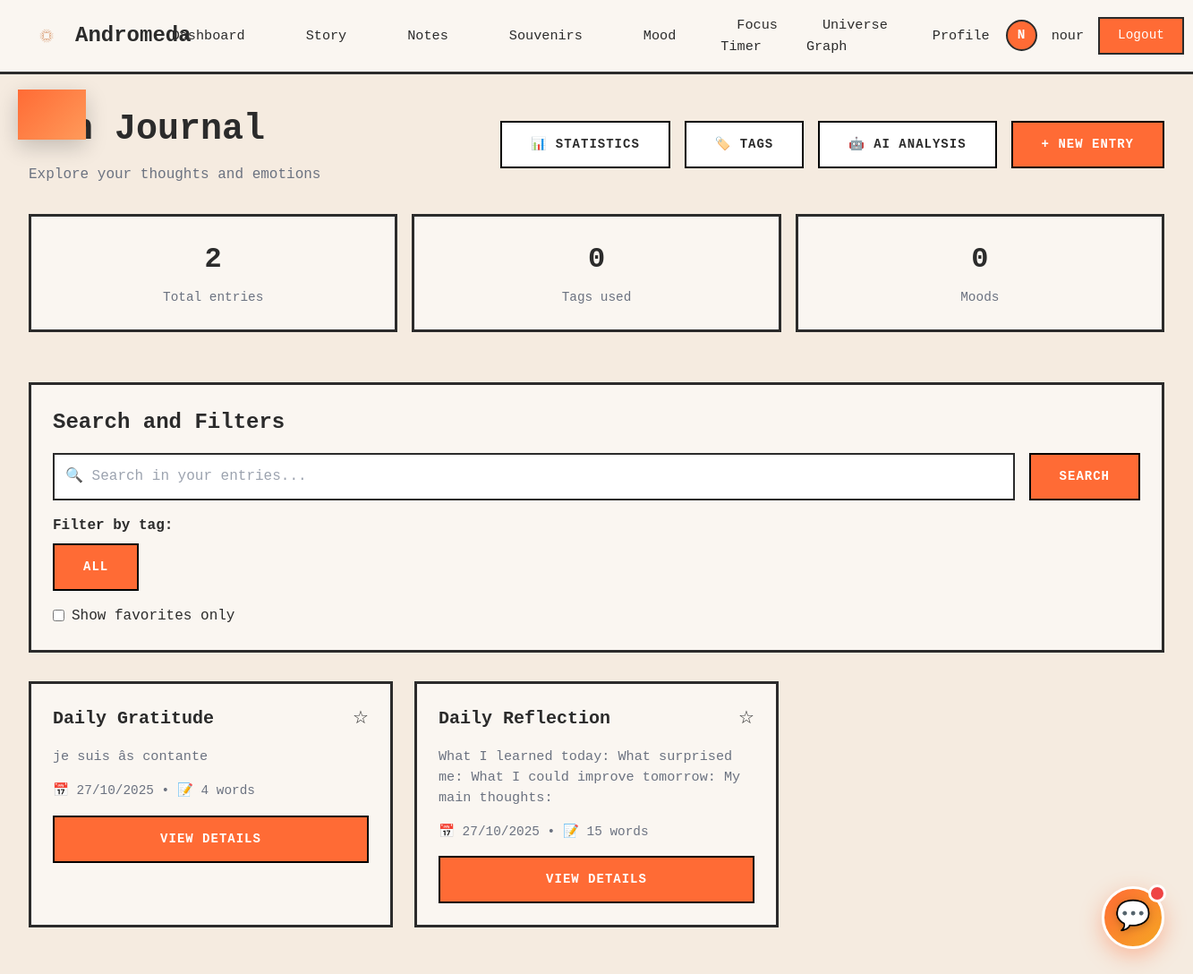
Page /journal/ (signed in) on the committed database.
### core/models.py (models this page shows, shortened)
class User(AbstractUser):
    avatar_url = models.URLField(blank=True, null=True)
    groups = models.ManyToManyField(
        'auth.Group',
        verbose_name='groups',
        blank=True,
        help_text='The groups this user belongs to.',
        related_name='core_users',
        related_query_name='core_user',
    )
    user_permissions = models.ManyToManyField(
        'auth.Permission',
        verbose_name='user permissions',
        blank=True,
        help_text='Specific permissions for this user.',
        related_name='core_users',
        related_query_name='core_user',
    )

class EntreeJournal(models.Model):
    utilisateur = models.ForeignKey('User', on_delete=models.CASCADE, related_name='entrees_journal')
    titre = models.CharField(max_length=200, help_text="Entry title")
    contenu_texte = models.TextField(help_text="Entry content")
    lieu = models.CharField(max_length=200, blank=True, default='', help_text="Location where the entry was written")
    meteo = models.CharField(max_length=50, blank=True, default='', help_text="Weather on the day")
    auto_summary = models.TextField(blank=True, default='', help_text="AI-generated summary")
    is_public = models.BooleanField(default=False, help_text="Public entry")
    is_favorite = models.BooleanField(default=False, help_text="Favorite entry")
    date_creation = models.DateTimeField(auto_now_add=True)
    updated_at = models.DateTimeField(auto_now=True)
    class Meta:
        verbose_name = "Journal Entry"
        verbose_name_plural = "Journal Entries"
        ordering = ['-date_creation']
        indexes = [
            models.Index(fields=['-date_creation']),
            models.Index(fields=['utilisateur', '-date_creation']),
        ]
    @property
    def nombre_mots(self):
        return len(self.contenu_texte.split())
    @property
    def tags_list(self):
        return [et.tag for et in self.entree_tags.all()]

### core/views_journal.py (the view)
# urls.py: path('journal/', views_journal.liste_entrees_journal, name='liste_entrees_journal'),
@login_required
def liste_entrees_journal(request):
    entrees = EntreeJournal.objects.filter(utilisateur=request.user).order_by('-date_creation')
    tag_id = request.GET.get('tag')
    if tag_id:
        entrees = entrees.filter(entree_tags__tag_id=tag_id)
    humeur_id = request.GET.get('humeur')
    if humeur_id:
        entrees = entrees.filter(entree_humeurs__humeur_id=humeur_id)
    if request.GET.get('favorites') == 'true':
        entrees = entrees.filter(is_favorite=True)
    query = request.GET.get('q')
    if query:
        entrees = entrees.filter(
            Q(titre__icontains=query) |
            Q(contenu_texte__icontains=query) |
            Q(lieu__icontains=query)
        )
    paginator = Paginator(entrees, 10)
    page_number = request.GET.get('page')
    page_obj = paginator.get_page(page_number)
    user_tags = Tag.objects.filter(
        Q(utilisateur=request.user) | Q(utilisateur__isnull=True)
    ).order_by('nom')
    humeurs = Humeur.objects.all().order_by('nom')
    context = {
        'page_obj': page_obj,
        'entrees': page_obj.object_list,
        'user_tags': user_tags,
        'humeurs': humeurs,
        'query': query,
        'selected_tag': tag_id,
        'selected_humeur': humeur_id,
    }
    return render(request, 'core/journal/liste_entrees.html', context)

### core/templates/core/journal/liste_entrees.html (shortened to what this page needs)
{% extends "core/dashboard_base.html" %}
{% load static %}
{% block content %}
<div style="margin-bottom: 2rem;">
    <div style="display: flex; justify-content: space-between; align-items: center; margin-bottom: 1.5rem;">
        <div>
            <h1 style="font-size: 2.5rem; font-weight: bold; margin-bottom: 0.5rem;">Mon Journal</h1>
            <p style="color: var(--text-gray); font-size: 1rem;">Explore your thoughts and emotions</p>
        </div>
        <div style="display: flex; gap: 1rem;">
            <a href="{% url 'core:statistiques_journal' %}" class="btn-secondary">📊 Statistics</a>
            <a href="{% url 'core:liste_tags' %}" class="btn-secondary">🏷️ Tags</a>
            <a href="{% url 'core:page_analyse_ai' %}" class="btn-secondary">🤖 AI Analysis</a>
            <a href="{% url 'core:ajouter_entree_journal' %}" class="btn-primary">+ New Entry</a>
        </div>
    </div>
</div>
{% if entrees %}
<div style="display: grid; grid-template-columns: repeat(auto-fit, minmax(200px, 1fr)); gap: 1rem; margin-bottom: 2rem;">
    <div class="card" style="text-align: center;">
        <p style="font-size: 2rem; font-weight: bold; margin-bottom: 0.5rem;">{{ page_obj.paginator.count }}</p>
        <p style="color: var(--text-gray); font-size: 0.9rem;">Total entries</p>
    </div>
    <div class="card" style="text-align: center;">
        <p style="font-size: 2rem; font-weight: bold; margin-bottom: 0.5rem;">{{ user_tags.count }}</p>
        <p style="color: var(--text-gray); font-size: 0.9rem;">Tags used</p>
    </div>
    <div class="card" style="text-align: center;">
        <p style="font-size: 2rem; font-weight: bold; margin-bottom: 0.5rem;">{{ humeurs.count }}</p>
        <p style="color: var(--text-gray); font-size: 0.9rem;">Moods</p>
    </div>
</div>
{% endif %}
<div class="card" style="margin-bottom: 2rem;">
    <h2 class="card-title">Search and Filters</h2>
    <form method="get" action="{% url 'core:liste_entrees_journal' %}">
        <div style="display: flex; gap: 1rem; margin-bottom: 1rem;">
            <input type="text" name="q" style="flex: 1; padding: 0.75rem; border: 2px solid var(--border-color); font-family: 'Courier New', monospace;" placeholder="🔍 Search in your entries..." value="{{ query|default:'' }}">
            <button type="submit" class="btn-primary">Search</button>
        </div>
        <div style="margin-bottom: 1rem;">
            <label style="font-weight: bold; margin-bottom: 0.5rem; display: block;">Filter by tag:</label>
            <div style="display: flex; gap: 0.5rem; flex-wrap: wrap;">
                <a href="{% url 'core:liste_entrees_journal' %}" class="btn-secondary" style="{% if not selected_tag %}background: var(--accent-orange); color: white;{% endif %}">All</a>
            </div>
        </div>
        <div>
            <label style="display: inline-flex; align-items: center; gap: 0.5rem; cursor: pointer;">
                <input type="checkbox" name="favorites" value="true" {% if request.GET.favorites %}checked{% endif %} onchange="this.form.submit()">
                <span>Show favorites only</span>
            </label>
        </div>
    </form>
</div>
{% if entrees %}
<div style="display: grid; grid-template-columns: repeat(auto-fill, minmax(350px, 1fr)); gap: 1.5rem;">
    {% for entree in entrees %}
    <div class="card" onclick="window.location.href='{% url 'core:detail_entree_journal' entree.pk %}'" style="cursor: pointer;">
        <div style="display: flex; justify-content: space-between; align-items: start; margin-bottom: 1rem;">
            <h3 style="font-size: 1.25rem; font-weight: bold; overflow: hidden; text-overflow: ellipsis; white-space: nowrap; flex: 1;">
                {% if entree.is_favorite %}⭐ {% endif %}{{ entree.titre }}
            </h3>
            <button onclick="event.stopPropagation(); toggleFavorite({{ entree.pk }}, this)" style="background: none; border: none; font-size: 1.25rem; cursor: pointer;">
                {% if entree.is_favorite %}⭐{% else %}☆{% endif %}
            </button>
        </div>
        <p style="color: var(--text-gray); font-size: 0.95rem; margin-bottom: 1rem; display: -webkit-box; -webkit-line-clamp: 3; line-clamp: 3; -webkit-box-orient: vertical; overflow: hidden;">
            {{ entree.contenu_texte|truncatewords:50 }}
        </p>
        <div style="display: flex; justify-content: space-between; align-items: center; margin-bottom: 1rem;">
            <p style="color: var(--text-gray); font-size: 0.9rem;">
                📅 {{ entree.date_creation|date:"d/m/Y" }} • 📝 {{ entree.nombre_mots }} words
            </p>
        </div>
        <div style="display: flex;">
            <a href="{% url 'core:detail_entree_journal' entree.pk %}" class="btn-primary" style="width: 100%; text-align: center;">View details</a>
        </div>
    </div>
    {% endfor %}
</div>
{% endif %}
{% endblock %}

### core/templates/core/dashboard_base.html (shortened to what this page needs)
<!doctype html>
{% load static %}
<html lang="en">
<head>
    <script src="https://cdn.tailwindcss.com"></script>
    <link rel="stylesheet" href="{% static 'css/chase.css' %}">
</head>
<body>
    <nav class="navbar">
        <a href="{% url 'core:dashboard' %}" class="navbar-brand">
            <img src="{% static 'assets/logo.png' %}" alt="Andromeda Logo" onerror="this.style.display='none';">
            Andromeda
        </a>
        <ul class="navbar-menu" id="navbarMenu">
            <li><a href="{% url 'core:dashboard' %}" class="{% if request.resolver_match.url_name == 'dashboard' %}active{% endif %}">Dashboard</a></li>
            <li><a href="{% url 'core:story_inspiration' %}" class="{% if request.resolver_match.url_name == 'story_inspiration' %}active{% endif %}">Story</a></li>
            <li><a href="{% url 'notes:list' %}" class="{% if '/dashboard/notes/' in request.path %}active{% endif %}">Notes</a></li>
            <li><a href="{% url 'core:memories_dashboard' %}" class="{% if request.resolver_match.url_name == 'memories_dashboard' %}active{% endif %}">Souvenirs</a></li>
            <li><a href="{% url 'core:mood' %}" class="{% if request.resolver_match.url_name == 'mood' %}active{% endif %}">Mood</a></li>
            <li><a href="/focus/" class="{% if '/focus/' in request.path %}active{% endif %}">Focus Timer</a></li>
            <li><a href="/graph/" class="{% if '/graph/' in request.path %}active{% endif %}">Universe Graph</a></li>
            <li><a href="{% url 'core:profile' %}" class="{% if request.resolver_match.url_name == 'profile' %}active{% endif %}">Profile</a></li>
        </ul>
        <div class="navbar-user">
            {% if user.is_authenticated %}
                <div class="navbar-avatar">{{ user.username|slice:":1"|upper }}</div>
                <span class="navbar-username">{{ user.username }}</span>
                <form method="post" action="{% url 'logout' %}" style="display: inline;">
                    <button type="submit" class="btn-logout" style="margin: 0;">Logout</button>
                </form>
            {% else %}
                <a href="{% url 'login' %}" class="btn-logout">Login</a>
            {% endif %}
        </div>
    </nav>
    <div class="dashboard-container">
        {% block content %}{% endblock %}
    </div>
    <div id="chatbotFloat" onclick="toggleChatbot()" style="
        position: fixed;
        bottom: 2rem;
        right: 2rem;
        width: 70px;
        height: 70px;
        background: linear-gradient(135deg, var(--accent-orange) 0%, #f5a623 100%);
        border-radius: 50%;
        display: flex;
        align-items: center;
        justify-content: center;
        box-shadow: 0 8px 24px rgba(255, 107, 53, 0.4);
        cursor: pointer;
        transition: all 0.4s cubic-bezier(0.4, 0, 0.2, 1);
        z-index: 9999;
        border: 3px solid white;
        animation: floatPulse 3s ease-in-out infinite;
    " onmouseover="this.style.transform='scale(1.15) rotate(10deg)'; this.style.boxShadow='0 12px 32px rgba(255, 107, 53, 0.6)'" onmouseout="this.style.transform='scale(1) rotate(0deg)'; this.style.boxShadow='0 8px 24px rgba(255, 107, 53, 0.4)'">
        <span style="font-size: 2rem; filter: drop-shadow(0 2px 4px rgba(0,0,0,0.2));">💬</span>
    </div>
</body>
</html>

### core/templates/core/dashboard_base.html (style rules this page uses)
:root { --page-bg: #f5ebe0; --panel-bg: #faf6f1; --border-color: #2b2b2b; --accent-orange: #ff6b35; --text-dark: #2b2b2b; --text-gray: #6b7280; --separator-color: #d4c5b9; }
* { margin: 0; padding: 0; box-sizing: border-box; }
html { font-size: 16px; scroll-behavior: smooth; }
body { background: var(--page-bg) !important; color: var(--text-dark) !important; font-family: 'Courier New', monospace; -webkit-font-smoothing: antialiased; min-height: 100vh; }
.navbar { background: var(--panel-bg); border-bottom: 3px solid var(--border-color); padding: 1rem 2rem; display: flex; align-items: center; justify-content: space-between; position: sticky; top: 0; z-index: 1000; }
.navbar-brand { display: flex; align-items: center; gap: 0.75rem; font-size: 1.5rem; font-weight: bold; color: var(--text-dark); text-decoration: none; }
.navbar-brand img { width: 40px; height: 40px; object-fit: contain; }
.navbar-menu { display: flex; align-items: center; gap: 2rem; list-style: none; }
.navbar-menu a { color: var(--text-dark); text-decoration: none; font-size: 0.95rem; transition: color 0.2s ease; padding: 0.5rem 1rem; border: 2px solid transparent; }
.navbar-user { display: flex; align-items: center; gap: 1rem; }
.navbar-avatar { width: 35px; height: 35px; border-radius: 50%; background: var(--accent-orange); color: white; display: flex; align-items: center; justify-content: center; font-weight: bold; font-size: 0.9rem; border: 2px solid var(--border-color); }
.navbar-username { font-size: 0.95rem; color: var(--text-dark); }
.btn-logout { padding: 0.5rem 1.25rem; background: var(--accent-orange); color: white; border: 2px solid var(--border-color); cursor: pointer; font-family: 'Courier New', monospace; font-size: 0.9rem; transition: opacity 0.2s ease; text-decoration: none; display: inline-block; }
.dashboard-container { max-width: 1400px; margin: 0 auto; padding: 2rem; }
.card { background: var(--panel-bg); border: 3px solid var(--border-color); padding: 1.5rem; margin-bottom: 1.5rem; }
.card-title { font-size: 1.5rem; font-weight: bold; margin-bottom: 1rem; color: var(--text-dark); }
.btn-primary { background: var(--accent-orange); color: #FFFFFF; border: 2px solid #000000; border-radius: 0px; padding: 14px 32px; font-size: 14px; font-weight: 700; text-transform: uppercase; letter-spacing: 1px; cursor: pointer; transition: all 0.2s; box-shadow: none; font-family: 'Courier New', monospace; text-decoration: none; display: inline-block; }
.btn-secondary { background:#FFFFFF; color:var(--text-dark); border:2px solid #000000; border-radius:0; padding:14px 32px; font-size:14px; font-weight:700; text-transform:uppercase; letter-spacing:1px; cursor:pointer; transition: all 0.2s; font-family: 'Courier New', monospace; text-decoration: none; display: inline-block; }
#chatbotFloat::before { content: ''; position: absolute; top: -5px; right: -5px; width: 20px; height: 20px; background: #ef4444; border-radius: 50%; border: 3px solid white; animation: pulse 2s ease-in-out infinite; }

### rows in the picture
User: username "N", username "nour"
EntreeJournal: titre "Daily Gratitude", contenu_texte "je suis âs contante", date_creation "27/10/2025", nombre_mots "4"
EntreeJournal: titre "Daily Reflection", contenu_texte "What I learned today: What surprised me: What I could improve tomorrow: My main thoughts:", date_creation "27/10/2025", nombre_mots "15"

### other values in the picture
{{ page_obj.paginator.count }} "2"
{{ user_tags.count }} "0"
{{ humeurs.count }} "0"
